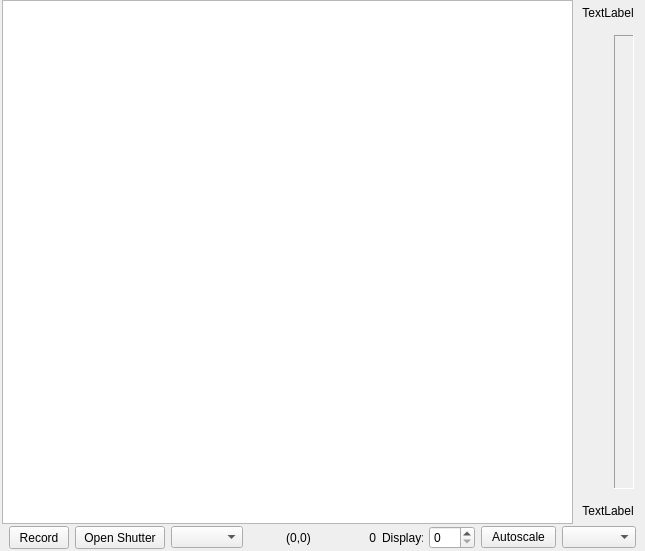
<?xml version="1.0" encoding="UTF-8"?>
<ui version="4.0">
 <class>Frame</class>
 <widget class="QFrame" name="Frame">
  <property name="geometry">
   <rect>
    <x>0</x>
    <y>0</y>
    <width>645</width>
    <height>551</height>
   </rect>
  </property>
  <property name="windowTitle">
   <string>Frame</string>
  </property>
  <property name="frameShape">
   <enum>QFrame::NoFrame</enum>
  </property>
  <property name="frameShadow">
   <enum>QFrame::Raised</enum>
  </property>
  <layout class="QVBoxLayout" name="verticalLayout_2">
   <property name="spacing">
    <number>0</number>
   </property>
   <property name="leftMargin">
    <number>0</number>
   </property>
   <property name="topMargin">
    <number>0</number>
   </property>
   <property name="rightMargin">
    <number>0</number>
   </property>
   <property name="bottomMargin">
    <number>0</number>
   </property>
   <item>
    <widget class="QWidget" name="displayWidget" native="true">
     <property name="sizePolicy">
      <sizepolicy hsizetype="Preferred" vsizetype="Preferred">
       <horstretch>0</horstretch>
       <verstretch>0</verstretch>
      </sizepolicy>
     </property>
     <property name="minimumSize">
      <size>
       <width>0</width>
       <height>0</height>
      </size>
     </property>
     <property name="maximumSize">
      <size>
       <width>16777215</width>
       <height>16777215</height>
      </size>
     </property>
     <layout class="QHBoxLayout" name="horizontalLayout_2">
      <property name="spacing">
       <number>0</number>
      </property>
      <property name="leftMargin">
       <number>2</number>
      </property>
      <property name="topMargin">
       <number>0</number>
      </property>
      <property name="rightMargin">
       <number>2</number>
      </property>
      <property name="bottomMargin">
       <number>0</number>
      </property>
      <item>
       <widget class="QtCameraGraphicsView" name="cameraGraphicsView">
        <property name="minimumSize">
         <size>
          <width>520</width>
          <height>520</height>
         </size>
        </property>
       </widget>
      </item>
      <item>
       <widget class="QWidget" name="scaleWidget" native="true">
        <property name="sizePolicy">
         <sizepolicy hsizetype="Preferred" vsizetype="Preferred">
          <horstretch>0</horstretch>
          <verstretch>0</verstretch>
         </sizepolicy>
        </property>
        <property name="minimumSize">
         <size>
          <width>70</width>
          <height>0</height>
         </size>
        </property>
        <property name="maximumSize">
         <size>
          <width>70</width>
          <height>16777215</height>
         </size>
        </property>
        <layout class="QVBoxLayout" name="verticalLayout">
         <property name="leftMargin">
          <number>0</number>
         </property>
         <property name="topMargin">
          <number>6</number>
         </property>
         <property name="rightMargin">
          <number>0</number>
         </property>
         <property name="bottomMargin">
          <number>6</number>
         </property>
         <item>
          <widget class="QLabel" name="scaleMax">
           <property name="maximumSize">
            <size>
             <width>16777215</width>
             <height>14</height>
            </size>
           </property>
           <property name="text">
            <string>TextLabel</string>
           </property>
           <property name="alignment">
            <set>Qt::AlignCenter</set>
           </property>
          </widget>
         </item>
         <item>
          <widget class="QWidget" name="slideWidget" native="true">
           <layout class="QHBoxLayout" name="horizontalLayout">
            <item>
             <widget class="QWidget" name="rangeSliderWidget" native="true">
              <property name="sizePolicy">
               <sizepolicy hsizetype="Preferred" vsizetype="Preferred">
                <horstretch>0</horstretch>
                <verstretch>0</verstretch>
               </sizepolicy>
              </property>
              <property name="minimumSize">
               <size>
                <width>26</width>
                <height>0</height>
               </size>
              </property>
              <property name="maximumSize">
               <size>
                <width>26</width>
                <height>16777215</height>
               </size>
              </property>
             </widget>
            </item>
            <item>
             <widget class="QFrame" name="colorFrame">
              <property name="minimumSize">
               <size>
                <width>20</width>
                <height>0</height>
               </size>
              </property>
              <property name="maximumSize">
               <size>
                <width>20</width>
                <height>10000</height>
               </size>
              </property>
              <property name="frameShape">
               <enum>QFrame::Panel</enum>
              </property>
              <property name="frameShadow">
               <enum>QFrame::Sunken</enum>
              </property>
             </widget>
            </item>
           </layout>
          </widget>
         </item>
         <item>
          <widget class="QLabel" name="scaleMin">
           <property name="maximumSize">
            <size>
             <width>16777215</width>
             <height>14</height>
            </size>
           </property>
           <property name="text">
            <string>TextLabel</string>
           </property>
           <property name="alignment">
            <set>Qt::AlignCenter</set>
           </property>
          </widget>
         </item>
        </layout>
       </widget>
      </item>
     </layout>
    </widget>
   </item>
   <item>
    <widget class="QWidget" name="infoWidget" native="true">
     <layout class="QHBoxLayout" name="horizontalLayout_3">
      <property name="leftMargin">
       <number>9</number>
      </property>
      <property name="topMargin">
       <number>2</number>
      </property>
      <property name="rightMargin">
       <number>9</number>
      </property>
      <property name="bottomMargin">
       <number>2</number>
      </property>
      <item>
       <widget class="QtRecordButton" name="recordButton">
        <property name="sizePolicy">
         <sizepolicy hsizetype="Fixed" vsizetype="Fixed">
          <horstretch>0</horstretch>
          <verstretch>0</verstretch>
         </sizepolicy>
        </property>
        <property name="minimumSize">
         <size>
          <width>60</width>
          <height>0</height>
         </size>
        </property>
        <property name="maximumSize">
         <size>
          <width>75</width>
          <height>23</height>
         </size>
        </property>
        <property name="text">
         <string>Record</string>
        </property>
       </widget>
      </item>
      <item>
       <widget class="QtShutterButton" name="shutterButton">
        <property name="sizePolicy">
         <sizepolicy hsizetype="Fixed" vsizetype="Fixed">
          <horstretch>0</horstretch>
          <verstretch>0</verstretch>
         </sizepolicy>
        </property>
        <property name="minimumSize">
         <size>
          <width>90</width>
          <height>0</height>
         </size>
        </property>
        <property name="maximumSize">
         <size>
          <width>75</width>
          <height>23</height>
         </size>
        </property>
        <property name="focusPolicy">
         <enum>Qt::NoFocus</enum>
        </property>
        <property name="text">
         <string>Open Shutter</string>
        </property>
       </widget>
      </item>
      <item>
       <widget class="QComboBox" name="feedComboBox"/>
      </item>
      <item>
       <spacer name="horizontalSpacer">
        <property name="orientation">
         <enum>Qt::Horizontal</enum>
        </property>
        <property name="sizeHint" stdset="0">
         <size>
          <width>185</width>
          <height>20</height>
         </size>
        </property>
       </spacer>
      </item>
      <item>
       <widget class="QLabel" name="intensityPosLabel">
        <property name="minimumSize">
         <size>
          <width>61</width>
          <height>0</height>
         </size>
        </property>
        <property name="maximumSize">
         <size>
          <width>61</width>
          <height>16777215</height>
         </size>
        </property>
        <property name="text">
         <string>(0,0)</string>
        </property>
        <property name="alignment">
         <set>Qt::AlignCenter</set>
        </property>
       </widget>
      </item>
      <item>
       <widget class="QLabel" name="intensityIntLabel">
        <property name="minimumSize">
         <size>
          <width>41</width>
          <height>0</height>
         </size>
        </property>
        <property name="maximumSize">
         <size>
          <width>41</width>
          <height>16777215</height>
         </size>
        </property>
        <property name="text">
         <string>0</string>
        </property>
        <property name="alignment">
         <set>Qt::AlignRight|Qt::AlignTrailing|Qt::AlignVCenter</set>
        </property>
       </widget>
      </item>
      <item>
       <widget class="QLabel" name="syncLabel">
        <property name="minimumSize">
         <size>
          <width>41</width>
          <height>0</height>
         </size>
        </property>
        <property name="maximumSize">
         <size>
          <width>41</width>
          <height>16777215</height>
         </size>
        </property>
        <property name="text">
         <string>Display:</string>
        </property>
       </widget>
      </item>
      <item>
       <widget class="QSpinBox" name="syncSpinBox">
        <property name="minimumSize">
         <size>
          <width>46</width>
          <height>0</height>
         </size>
        </property>
        <property name="maximumSize">
         <size>
          <width>46</width>
          <height>16777215</height>
         </size>
        </property>
       </widget>
      </item>
      <item>
       <widget class="QPushButton" name="autoScaleButton">
        <property name="minimumSize">
         <size>
          <width>75</width>
          <height>0</height>
         </size>
        </property>
        <property name="maximumSize">
         <size>
          <width>75</width>
          <height>16777215</height>
         </size>
        </property>
        <property name="focusPolicy">
         <enum>Qt::NoFocus</enum>
        </property>
        <property name="text">
         <string>Autoscale</string>
        </property>
       </widget>
      </item>
      <item>
       <widget class="QComboBox" name="colorComboBox">
        <property name="minimumSize">
         <size>
          <width>74</width>
          <height>0</height>
         </size>
        </property>
        <property name="maximumSize">
         <size>
          <width>74</width>
          <height>16777215</height>
         </size>
        </property>
       </widget>
      </item>
     </layout>
    </widget>
   </item>
  </layout>
 </widget>
 <customwidgets>
  <customwidget>
   <class>QtCameraGraphicsView</class>
   <extends>QGraphicsView</extends>
   <header>storm_control.hal4000.qtWidgets.qtCameraGraphicsView</header>
  </customwidget>
  <customwidget>
   <class>QtRecordButton</class>
   <extends>QPushButton</extends>
   <header>storm_control.hal4000.qtWidgets.qtRecordButton</header>
  </customwidget>
  <customwidget>
   <class>QtShutterButton</class>
   <extends>QPushButton</extends>
   <header>storm_control.hal4000.qtWidgets.qtShutterButton</header>
  </customwidget>
 </customwidgets>
 <resources/>
 <connections/>
</ui>
